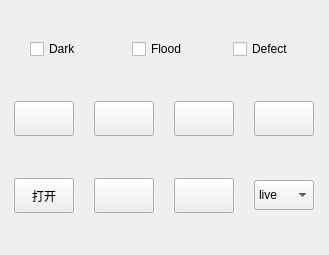
<?xml version="1.0" encoding="UTF-8"?>
<ui version="4.0">
 <class>ControlMenuWidget</class>
 <widget class="QWidget" name="ControlMenuWidget">
  <property name="geometry">
   <rect>
    <x>0</x>
    <y>0</y>
    <width>329</width>
    <height>255</height>
   </rect>
  </property>
  <property name="contextMenuPolicy">
   <enum>Qt::NoContextMenu</enum>
  </property>
  <property name="windowTitle">
   <string>ControlMenuWidget</string>
  </property>
  <layout class="QVBoxLayout" name="verticalLayout_2" stretch="0,0,0">
   <property name="spacing">
    <number>3</number>
   </property>
   <property name="leftMargin">
    <number>0</number>
   </property>
   <property name="topMargin">
    <number>0</number>
   </property>
   <property name="rightMargin">
    <number>0</number>
   </property>
   <property name="bottomMargin">
    <number>0</number>
   </property>
   <item>
    <layout class="QHBoxLayout" name="horizontalLayout_6">
     <property name="leftMargin">
      <number>30</number>
     </property>
     <item>
      <widget class="QCheckBox" name="darkCb">
       <property name="text">
        <string>Dark </string>
       </property>
      </widget>
     </item>
     <item>
      <widget class="QCheckBox" name="floodCb">
       <property name="text">
        <string>Flood </string>
       </property>
      </widget>
     </item>
     <item>
      <widget class="QCheckBox" name="defectCb">
       <property name="text">
        <string>Defect </string>
       </property>
      </widget>
     </item>
    </layout>
   </item>
   <item>
    <layout class="QHBoxLayout" name="horizontalLayout_3">
     <item>
      <widget class="QToolButton" name="printBtn">
       <property name="sizePolicy">
        <sizepolicy hsizetype="Fixed" vsizetype="Maximum">
         <horstretch>0</horstretch>
         <verstretch>0</verstretch>
        </sizepolicy>
       </property>
       <property name="minimumSize">
        <size>
         <width>60</width>
         <height>35</height>
        </size>
       </property>
       <property name="maximumSize">
        <size>
         <width>60</width>
         <height>35</height>
        </size>
       </property>
       <property name="toolTip">
        <string>打印</string>
       </property>
       <property name="styleSheet">
        <string notr="true"/>
       </property>
       <property name="text">
        <string/>
       </property>
       <property name="icon">
        <iconset resource="../../MainWidget.qrc">
         <normaloff>:/image/print.ico</normaloff>:/image/print.ico</iconset>
       </property>
       <property name="iconSize">
        <size>
         <width>150</width>
         <height>30</height>
        </size>
       </property>
       <property name="checkable">
        <bool>false</bool>
       </property>
      </widget>
     </item>
     <item>
      <widget class="QToolButton" name="saveBtn">
       <property name="sizePolicy">
        <sizepolicy hsizetype="Minimum" vsizetype="Maximum">
         <horstretch>0</horstretch>
         <verstretch>0</verstretch>
        </sizepolicy>
       </property>
       <property name="minimumSize">
        <size>
         <width>60</width>
         <height>30</height>
        </size>
       </property>
       <property name="maximumSize">
        <size>
         <width>60</width>
         <height>35</height>
        </size>
       </property>
       <property name="toolTip">
        <string>存储</string>
       </property>
       <property name="styleSheet">
        <string notr="true"/>
       </property>
       <property name="text">
        <string/>
       </property>
       <property name="icon">
        <iconset resource="../../MainWidget.qrc">
         <normaloff>:/image/save.ico</normaloff>:/image/save.ico</iconset>
       </property>
       <property name="iconSize">
        <size>
         <width>30</width>
         <height>28</height>
        </size>
       </property>
      </widget>
     </item>
     <item>
      <widget class="QToolButton" name="inputBtn">
       <property name="sizePolicy">
        <sizepolicy hsizetype="Minimum" vsizetype="Maximum">
         <horstretch>0</horstretch>
         <verstretch>0</verstretch>
        </sizepolicy>
       </property>
       <property name="minimumSize">
        <size>
         <width>60</width>
         <height>35</height>
        </size>
       </property>
       <property name="maximumSize">
        <size>
         <width>60</width>
         <height>35</height>
        </size>
       </property>
       <property name="toolTip">
        <string>导入</string>
       </property>
       <property name="statusTip">
        <string>连续采集</string>
       </property>
       <property name="styleSheet">
        <string notr="true"/>
       </property>
       <property name="text">
        <string/>
       </property>
       <property name="icon">
        <iconset resource="../../MainWidget.qrc">
         <normaloff>:/image/input.ico</normaloff>:/image/input.ico</iconset>
       </property>
       <property name="iconSize">
        <size>
         <width>30</width>
         <height>30</height>
        </size>
       </property>
      </widget>
     </item>
     <item>
      <widget class="QToolButton" name="outputBtn">
       <property name="sizePolicy">
        <sizepolicy hsizetype="Minimum" vsizetype="Maximum">
         <horstretch>0</horstretch>
         <verstretch>0</verstretch>
        </sizepolicy>
       </property>
       <property name="minimumSize">
        <size>
         <width>60</width>
         <height>30</height>
        </size>
       </property>
       <property name="maximumSize">
        <size>
         <width>60</width>
         <height>35</height>
        </size>
       </property>
       <property name="toolTip">
        <string>导出</string>
       </property>
       <property name="styleSheet">
        <string notr="true"/>
       </property>
       <property name="text">
        <string/>
       </property>
       <property name="icon">
        <iconset resource="../../MainWidget.qrc">
         <normaloff>:/image/output.ico</normaloff>:/image/output.ico</iconset>
       </property>
       <property name="iconSize">
        <size>
         <width>30</width>
         <height>30</height>
        </size>
       </property>
      </widget>
     </item>
    </layout>
   </item>
   <item>
    <layout class="QHBoxLayout" name="horizontalLayout_2">
     <item>
      <widget class="QToolButton" name="opendetectBtn">
       <property name="sizePolicy">
        <sizepolicy hsizetype="Fixed" vsizetype="Maximum">
         <horstretch>0</horstretch>
         <verstretch>0</verstretch>
        </sizepolicy>
       </property>
       <property name="minimumSize">
        <size>
         <width>60</width>
         <height>35</height>
        </size>
       </property>
       <property name="maximumSize">
        <size>
         <width>60</width>
         <height>35</height>
        </size>
       </property>
       <property name="toolTip">
        <string>打开探测器</string>
       </property>
       <property name="styleSheet">
        <string notr="true"/>
       </property>
       <property name="text">
        <string>打开</string>
       </property>
       <property name="icon">
        <iconset resource="../../MainWidget.qrc">
         <normaloff>:/image/switch.ico</normaloff>:/image/switch.ico</iconset>
       </property>
       <property name="iconSize">
        <size>
         <width>100</width>
         <height>30</height>
        </size>
       </property>
       <property name="checkable">
        <bool>false</bool>
       </property>
      </widget>
     </item>
     <item>
      <widget class="QToolButton" name="captureBtn">
       <property name="sizePolicy">
        <sizepolicy hsizetype="Minimum" vsizetype="Maximum">
         <horstretch>0</horstretch>
         <verstretch>0</verstretch>
        </sizepolicy>
       </property>
       <property name="minimumSize">
        <size>
         <width>60</width>
         <height>30</height>
        </size>
       </property>
       <property name="maximumSize">
        <size>
         <width>60</width>
         <height>35</height>
        </size>
       </property>
       <property name="toolTip">
        <string>抓图模式</string>
       </property>
       <property name="styleSheet">
        <string notr="true"/>
       </property>
       <property name="icon">
        <iconset resource="../../MainWidget.qrc">
         <normaloff>:/image/capture.png</normaloff>:/image/capture.png</iconset>
       </property>
       <property name="iconSize">
        <size>
         <width>30</width>
         <height>30</height>
        </size>
       </property>
      </widget>
     </item>
     <item>
      <widget class="QToolButton" name="pulseBtn">
       <property name="sizePolicy">
        <sizepolicy hsizetype="Minimum" vsizetype="Maximum">
         <horstretch>0</horstretch>
         <verstretch>0</verstretch>
        </sizepolicy>
       </property>
       <property name="minimumSize">
        <size>
         <width>60</width>
         <height>35</height>
        </size>
       </property>
       <property name="maximumSize">
        <size>
         <width>60</width>
         <height>35</height>
        </size>
       </property>
       <property name="toolTip">
        <string>连续采集</string>
       </property>
       <property name="statusTip">
        <string>连续采集</string>
       </property>
       <property name="styleSheet">
        <string notr="true"/>
       </property>
       <property name="text">
        <string/>
       </property>
       <property name="icon">
        <iconset resource="../../MainWidget.qrc">
         <normaloff>:/image/pulseCapture.png</normaloff>:/image/pulseCapture.png</iconset>
       </property>
       <property name="iconSize">
        <size>
         <width>30</width>
         <height>30</height>
        </size>
       </property>
      </widget>
     </item>
     <item>
      <widget class="QComboBox" name="pdataCb">
       <property name="minimumSize">
        <size>
         <width>60</width>
         <height>30</height>
        </size>
       </property>
       <property name="maximumSize">
        <size>
         <width>60</width>
         <height>30</height>
        </size>
       </property>
       <item>
        <property name="text">
         <string>live</string>
        </property>
       </item>
       <item>
        <property name="text">
         <string>2</string>
        </property>
       </item>
       <item>
        <property name="text">
         <string>4</string>
        </property>
       </item>
       <item>
        <property name="text">
         <string>8</string>
        </property>
       </item>
       <item>
        <property name="text">
         <string>16</string>
        </property>
       </item>
       <item>
        <property name="text">
         <string>32</string>
        </property>
       </item>
       <item>
        <property name="text">
         <string>64</string>
        </property>
       </item>
       <item>
        <property name="text">
         <string>128</string>
        </property>
       </item>
       <item>
        <property name="text">
         <string>256</string>
        </property>
       </item>
       <item>
        <property name="text">
         <string>512</string>
        </property>
       </item>
       <item>
        <property name="text">
         <string>1024</string>
        </property>
       </item>
       <item>
        <property name="text">
         <string>2048</string>
        </property>
       </item>
       <item>
        <property name="text">
         <string>4096</string>
        </property>
       </item>
      </widget>
     </item>
    </layout>
   </item>
  </layout>
 </widget>
 <layoutdefault spacing="6" margin="11"/>
 <resources>
  <include location="MainWidget.qrc"/>
  <include location="../../MainWidget.qrc"/>
 </resources>
 <connections/>
</ui>
